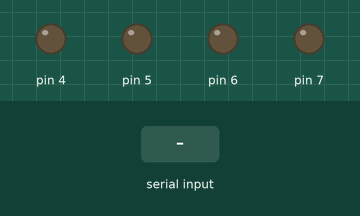
Bench run of a sketch on a simulated Arduino Uno, built with avr-gcc and run on an emulated ATmega328P. Parts: output pins drawn as LEDs (lit = HIGH). Inputs (shaded band) come from the test bench.

Above: at 1.2 s.
1.3 s: "90,45\n" received over Serial
At 2.1 s:
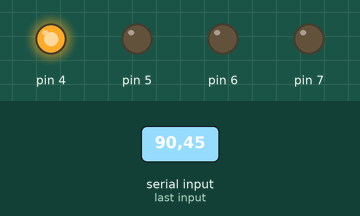
Timing chart, 0 to 4.3 s (numbered marks = the images above; inputs shaded):
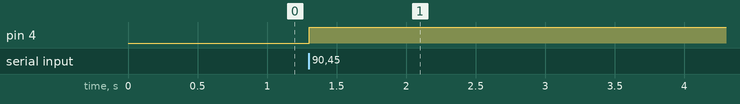

The sketch:

STEPPER_MOTPR.ino
```cpp
void setup() {
Serial.begin(9600);
DDRD= 0b11110000 | DDRD;
//pinMode(4, OUTPUT);
//pinMode(5, OUTPUT);
//pinMode(6, OUTPUT);
//pinMode(7, OUTPUT);
}

void loop() {
  long STEPS = Serial.parseInt();
    STEPS=STEPS*2048/360;
//  map(ang, 0,1023,0,2048);
int i = 0;
while(STEPS>0){
if (i=4)
i=0;
PORTD =  0b00001111& PORTD | ((1<<i)<<4);
delay(4);
i++;
STEPS--;
}
}
```

Measured:
- after the input at 1.3 s, pin 4: LOW → HIGH at once
